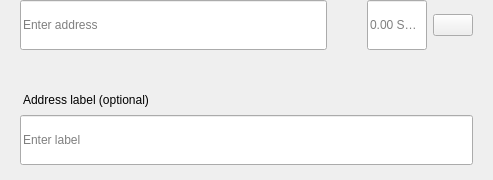
<?xml version="1.0" encoding="UTF-8"?>
<ui version="4.0">
 <class>SendMultiRow</class>
 <widget class="QWidget" name="SendMultiRow">
  <property name="geometry">
   <rect>
    <x>0</x>
    <y>0</y>
    <width>493</width>
    <height>180</height>
   </rect>
  </property>
  <property name="minimumSize">
   <size>
    <width>0</width>
    <height>0</height>
   </size>
  </property>
  <property name="maximumSize">
   <size>
    <width>16777215</width>
    <height>16777215</height>
   </size>
  </property>
  <property name="windowTitle">
   <string>Form</string>
  </property>
  <layout class="QVBoxLayout" name="verticalLayout_3">
   <property name="spacing">
    <number>0</number>
   </property>
   <property name="leftMargin">
    <number>0</number>
   </property>
   <property name="topMargin">
    <number>0</number>
   </property>
   <property name="rightMargin">
    <number>20</number>
   </property>
   <property name="bottomMargin">
    <number>5</number>
   </property>
   <item alignment="Qt::AlignTop">
    <widget class="QWidget" name="widget" native="true">
     <property name="sizePolicy">
      <sizepolicy hsizetype="Expanding" vsizetype="Maximum">
       <horstretch>0</horstretch>
       <verstretch>0</verstretch>
      </sizepolicy>
     </property>
     <property name="minimumSize">
      <size>
       <width>0</width>
       <height>60</height>
      </size>
     </property>
     <property name="maximumSize">
      <size>
       <width>16777215</width>
       <height>85</height>
      </size>
     </property>
     <layout class="QHBoxLayout" name="horizontalLayout" stretch="6,0,2">
      <property name="spacing">
       <number>0</number>
      </property>
      <property name="leftMargin">
       <number>8</number>
      </property>
      <property name="topMargin">
       <number>0</number>
      </property>
      <property name="rightMargin">
       <number>0</number>
      </property>
      <property name="bottomMargin">
       <number>0</number>
      </property>
      <item alignment="Qt::AlignTop">
       <widget class="QStackedWidget" name="stackedAddress">
        <property name="minimumSize">
         <size>
          <width>0</width>
          <height>50</height>
         </size>
        </property>
        <property name="maximumSize">
         <size>
          <width>16777215</width>
          <height>50</height>
         </size>
        </property>
        <widget class="QWidget" name="page_4">
         <property name="sizePolicy">
          <sizepolicy hsizetype="Expanding" vsizetype="Preferred">
           <horstretch>0</horstretch>
           <verstretch>0</verstretch>
          </sizepolicy>
         </property>
         <property name="minimumSize">
          <size>
           <width>0</width>
           <height>50</height>
          </size>
         </property>
         <property name="maximumSize">
          <size>
           <width>16777215</width>
           <height>55</height>
          </size>
         </property>
         <layout class="QVBoxLayout" name="verticalLayout_7">
          <property name="spacing">
           <number>0</number>
          </property>
          <property name="leftMargin">
           <number>12</number>
          </property>
          <property name="topMargin">
           <number>0</number>
          </property>
          <property name="rightMargin">
           <number>0</number>
          </property>
          <property name="bottomMargin">
           <number>0</number>
          </property>
          <item>
           <widget class="QLineEdit" name="lineEditAddress">
            <property name="minimumSize">
             <size>
              <width>0</width>
              <height>50</height>
             </size>
            </property>
            <property name="maximumSize">
             <size>
              <width>16777215</width>
              <height>50</height>
             </size>
            </property>
            <property name="placeholderText">
             <string>Enter address</string>
            </property>
           </widget>
          </item>
         </layout>
        </widget>
        <widget class="QWidget" name="page_3"/>
       </widget>
      </item>
      <item>
       <spacer name="horizontalSpacer_3">
        <property name="orientation">
         <enum>Qt::Horizontal</enum>
        </property>
        <property name="sizeType">
         <enum>QSizePolicy::Fixed</enum>
        </property>
        <property name="sizeHint" stdset="0">
         <size>
          <width>40</width>
          <height>20</height>
         </size>
        </property>
       </spacer>
      </item>
      <item>
       <layout class="QHBoxLayout" name="horizontalLayout_2">
        <property name="spacing">
         <number>6</number>
        </property>
        <item alignment="Qt::AlignTop">
         <widget class="QLineEdit" name="lineEditAmount">
          <property name="sizePolicy">
           <sizepolicy hsizetype="Expanding" vsizetype="Preferred">
            <horstretch>0</horstretch>
            <verstretch>0</verstretch>
           </sizepolicy>
          </property>
          <property name="minimumSize">
           <size>
            <width>0</width>
            <height>50</height>
           </size>
          </property>
          <property name="maximumSize">
           <size>
            <width>16777215</width>
            <height>50</height>
           </size>
          </property>
          <property name="maxLength">
           <number>17</number>
          </property>
          <property name="alignment">
           <set>Qt::AlignLeading|Qt::AlignLeft|Qt::AlignVCenter</set>
          </property>
          <property name="placeholderText">
           <string notr="true">0.00 SKYR</string>
          </property>
         </widget>
        </item>
        <item>
         <layout class="QVBoxLayout" name="verticalLayout">
          <property name="topMargin">
           <number>14</number>
          </property>
          <property name="bottomMargin">
           <number>0</number>
          </property>
          <item alignment="Qt::AlignTop">
           <widget class="QPushButton" name="btnMenu">
            <property name="minimumSize">
             <size>
              <width>0</width>
              <height>0</height>
             </size>
            </property>
            <property name="maximumSize">
             <size>
              <width>16777215</width>
              <height>16777215</height>
             </size>
            </property>
            <property name="focusPolicy">
             <enum>Qt::NoFocus</enum>
            </property>
            <property name="text">
             <string/>
            </property>
           </widget>
          </item>
         </layout>
        </item>
       </layout>
      </item>
     </layout>
    </widget>
   </item>
   <item>
    <widget class="QWidget" name="layoutLabel" native="true">
     <property name="minimumSize">
      <size>
       <width>0</width>
       <height>0</height>
      </size>
     </property>
     <property name="maximumSize">
      <size>
       <width>16777215</width>
       <height>16777215</height>
      </size>
     </property>
     <layout class="QVBoxLayout" name="verticalLayout_9">
      <property name="spacing">
       <number>6</number>
      </property>
      <property name="leftMargin">
       <number>20</number>
      </property>
      <property name="topMargin">
       <number>0</number>
      </property>
      <property name="rightMargin">
       <number>0</number>
      </property>
      <property name="bottomMargin">
       <number>10</number>
      </property>
      <item>
       <spacer name="verticalSpacer">
        <property name="orientation">
         <enum>Qt::Vertical</enum>
        </property>
        <property name="sizeType">
         <enum>QSizePolicy::Fixed</enum>
        </property>
        <property name="sizeHint" stdset="0">
         <size>
          <width>20</width>
          <height>20</height>
         </size>
        </property>
       </spacer>
      </item>
      <item>
       <widget class="QLabel" name="labelSubtitleDescription">
        <property name="styleSheet">
         <string notr="true">margin-bottom:2px;
margin-left:0.05px;
padding:0px;</string>
        </property>
        <property name="text">
         <string>Address label (optional)</string>
        </property>
       </widget>
      </item>
      <item>
       <widget class="QLineEdit" name="lineEditDescription">
        <property name="minimumSize">
         <size>
          <width>0</width>
          <height>50</height>
         </size>
        </property>
        <property name="maximumSize">
         <size>
          <width>16777215</width>
          <height>50</height>
         </size>
        </property>
        <property name="placeholderText">
         <string>Enter label</string>
        </property>
       </widget>
      </item>
     </layout>
    </widget>
   </item>
  </layout>
 </widget>
 <resources/>
 <connections/>
</ui>
